Frame 1 (no input): blank canvas, image omitted
Frame 60 (no input): blank canvas, image omitted
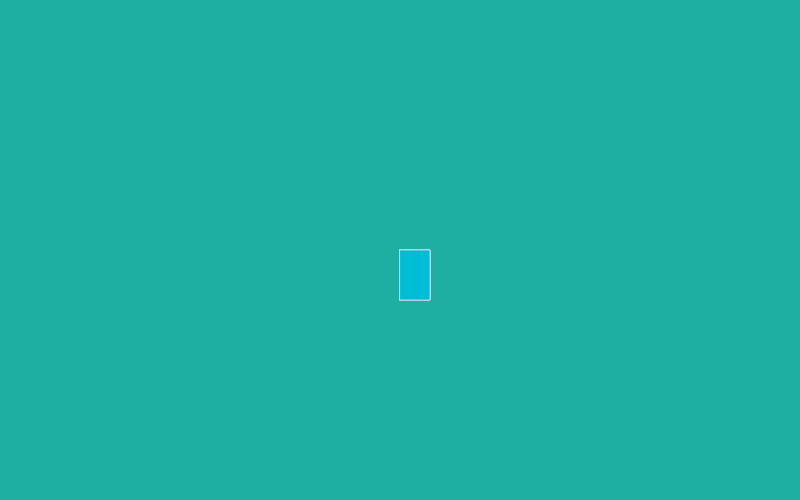
Frame 120 (the mouse pressed at the canvas centre since frame 60)

The p5.js sketch whose frames 1 and 60 were blank and that drew this single picture after the mouse press (run headless with seeded random() and noise() and a simulated clock; from frame 60 on, the mouse is pressed at the canvas centre):

// p5.js sketch
// ── sketch.js
function setup() {
  createCanvas(800, 500);
  background("#1EAFA2");
}


function draw() {

  
fill ("#00BCD4");
stroke ("lightblue")
if (mouseIsPressed)
rect(mouseX,mouseY,30,50);
  
}
